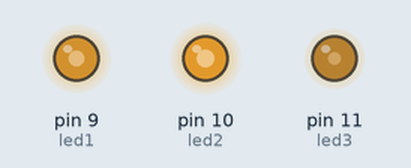
Bench run of a sketch on a simulated Arduino Uno, built with avr-gcc and run on an emulated ATmega328P. Parts: output pins drawn as LEDs (lit = HIGH). Random numbers use the default seed unless the sketch sets one.

Above: at 0.07 s.
At 5.03 s:
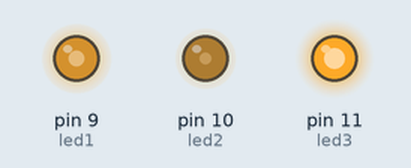
At 9.99 s:
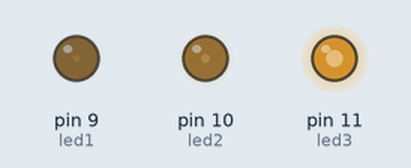
At 19.91 s:
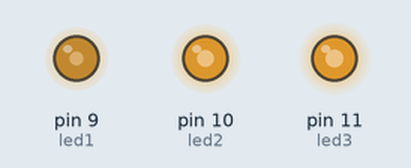
At 29.84 s:
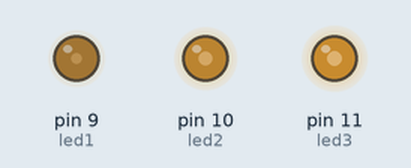
At 39.91 s:
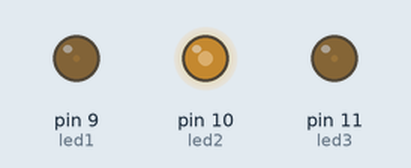
Timing chart, 0 to 40.0 s (numbered marks = the images above):
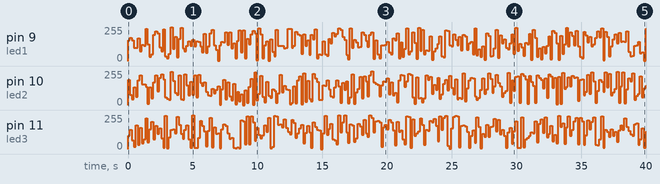

Measured:
- by itself, pin 11 (led3): 0/255 → 98/255 at 0.00 s, → 144/255 0.15 s later, → 66/255 0.15 s later, → 18/255 0.15 s later, … (266 changes in this stretch)
- by itself, pin 9 (led1): 0/255 → 155/255 at 0.00 s, → 173/255 0.15 s later, → 156/255 0.15 s later, → 98/255 0.15 s later, … (265 changes in this stretch)

The sketch:

task2.ino
```cpp
#include <time.h>
#include <stdlib.h>
int led1 = 9;
int led2 = 10;
int led3 = 11;


void setup() {
  pinMode(led1, OUTPUT);
  pinMode(led2, OUTPUT);
  pinMode(led3, OUTPUT);
  srand(time(NULL));
}

void loop() {
  int val1 = 1.f * rand() / RAND_MAX * 255;
  int val2 = 1.f * rand() / RAND_MAX * 255;
  int val3 = 1.f * rand() / RAND_MAX * 255;
  analogWrite(led1, val1);
  analogWrite(led2, val2);
  analogWrite(led3, val3);
  delay(150);
}
```
